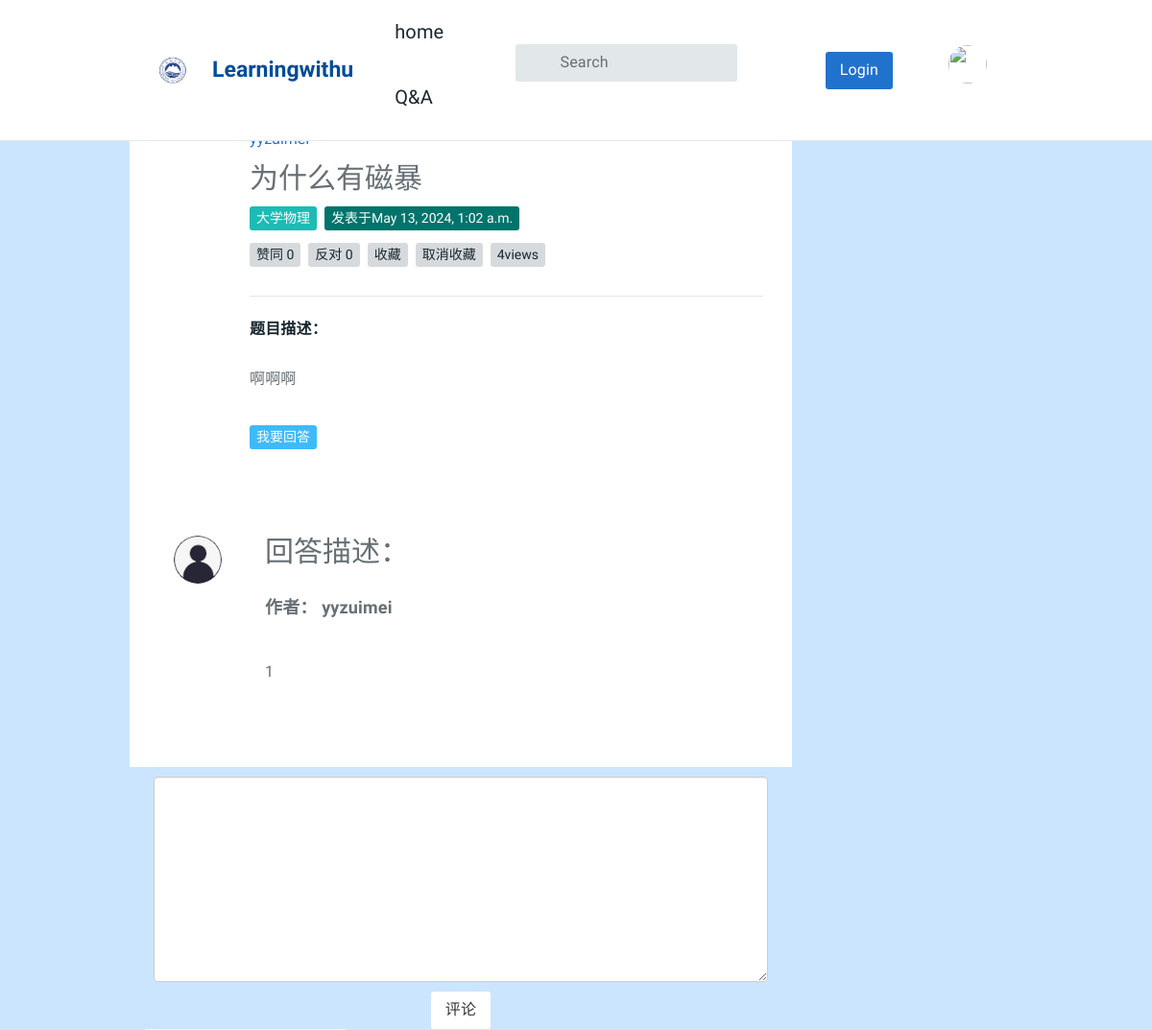
/answer/answer/comment/39/ (signed in), run on the app's committed database.
### QuestionApp/models.py (models this page shows, shortened)
class Question(models.Model):
    user = models.ForeignKey(User, verbose_name='提问者', related_name='questions',on_delete=models.CASCADE)
    questionTitle = models.CharField('问题标题', max_length=40, unique=True, blank=False)
    questionCategory = models.ForeignKey('CategoryApp.Category', verbose_name='板块名称', on_delete=models.CASCADE)
    questionDescription = models.TextField('详细描述')
    created=models.DateTimeField(default=timezone.now, verbose_name='发布日期')
    publishDate = models.DateTimeField(auto_now=True, verbose_name='更新日期')
    goodNum = models.IntegerField(default=0, verbose_name='赞数')
    badNum = models.IntegerField(default=0, verbose_name='反对数')
    grade = models.IntegerField(default=0, verbose_name='综合质量')
    collect = models.ManyToManyField(User, related_name='collect_question', verbose_name='收藏', blank=True)
    users_like = models.ManyToManyField(User, related_name="questions_like", blank=True)
    users_unlike = models.ManyToManyField(User, related_name="questions_unlike", blank=True)
    views = models.IntegerField(default=0, verbose_name="阅读次数")

### CategoryApp/models.py (models this page shows)
class Category(models.Model):
    name = models.CharField(max_length=20, unique=True, verbose_name='分组名称')
    number = models.IntegerField(unique=True, verbose_name='分组序号')
    def __str__(self):
        return self.name

### AnswerApp/models.py (models this page shows, shortened)
class AnswerModel(models.Model):
    author = models.ForeignKey(User, related_name='answers', verbose_name='回答者', on_delete=models.CASCADE)
    question = models.ForeignKey('QuestionApp.Question', related_name='answers',
                                 verbose_name='问题', on_delete=models.CASCADE)
    pub_date = models.DateTimeField(auto_now=True, verbose_name='回答时间')
    answer_text = models.TextField(verbose_name='回答内容')
    goodNum = models.IntegerField(default=0, verbose_name='赞数')
    badNum = models.IntegerField(default=0, verbose_name='反对数')
    grade = models.IntegerField(default=0, verbose_name='综合质量')
    collect = models.ManyToManyField(User, related_name='collect_answer', verbose_name='收藏')
    user_like_answer = models.ManyToManyField(User, related_name='answers_like', blank=True)
    user_unlike_answer = models.ManyToManyField(User, related_name='answers_unlike', blank=True)
    class Meta:
        ordering = ("-grade",)

### AnswerApp/views.py (the view, shortened to what this page needs)
# urls.py: path('answer/comment/<int:answer_id>/', views.comment, name='answer_comment'),
@login_required(login_url='/account/login/')
def comment(request, answer_id):
    comment_answer = get_object_or_404(AnswerModel, id=answer_id)
    if request.method == 'GET':
        comment_form = CommentForm()
        return render(request, "question/comment.html",
                      {"answer": comment_answer, "comment_form": comment_form, "question": comment_answer.question,
                       "question_2": Question.objects.all().order_by('-views', 'created', 'questionTitle')[:10]})

### AnswerApp/forms.py
class CommentForm(forms.Form):
    comment_text = forms.CharField(label='请评论：', max_length=2000, required=True,
                                   widget=forms.Textarea(attrs={"class": "form-control"}))
    class Meta:
        model = Comment
        fields = ("commenter", "pub-time", "comment_text")

### AnswerApp/templatetags/markdown_extras.py (called while the page is built)
@register.filter()
@stringfilter
def markdown(value):
    return md.markdown(value, extensions=['markdown.extensions.fenced_code'])

### templates/question/comment.html
{% extends "question/content.html" %}
{% load static %}
{% load markdown_extras %}
{% block comment %}
    <div class="tt-topic-list">
        <div class="tt-item">
            <div class="tt-single-topic">
                <div class="tt-item-info info-top">
                    <div class="tt-avater-title">
                        <h2>回答描述：</h2>
                    </div>
                </div>
                <div class="tt-item-description">
                    <div class="tt-item-header pt-noborder">
                        <div class="tt-item-info info-top">
                            <div class="tt-avatar-icon">
                                {% if answer.author.userinfo.photo %}
                                <img src="{{ answer.author.userinfo.photo | striptags }}" height="50" width="50"
                                     class="img-circle" id="my_photo" name="user_face">
                                {% else %}
                                <img name="user_face" src="{% static 'images/default.jpg' %}" height="50" width="50"
                                     class="img-circle" width="270px" id="my_photo">
                                {% endif %}
                            </div>
                        <div class="tt-avater-title">
                                <h4><strong>作者： {{ answer.author }}</strong></h4>
                            </div>
                        </div>
                    </div>
                    <div class="tt-item-description">
                         <p>{{ answer.answer_text | markdown | safe }}</p>
                    </div>
                </div>
            </div>
        </div>
    <form class="form-horizontal" action="." method="post">{% csrf_token %}
    <div class="col" style="margin-top: 10px;">
        <div class="text-left" style="margin:10px">
            {{ comment_form.comment_text }}
        </div>
        <div class="col text-center vertical-middle-sm" >
            <button type="submit" class="btn btn-default btn-lg" >评论</button>
		</div>
    </div>
    </form>
{% endblock %}

### templates/question/content.html (shortened to what this page needs)
{% extends "index.html" %}
{% load markdown_extras %}
{% load static %}
{% block content %}
<div class="col-sm-9">
    <div class="tt-single-topic-list">
        <div class="tt-item">
            <div class="tt-single-topic">
                <div class="tt-item-header">
                    <div class="tt-item-info info-top">
                        <div class="tt-avater-title">
                            <a href="#">{{ question.user }}</a>
                        </div>
                        <a href="#" class="tt-info-time">
                            <i class="tt-icon"></i>{{timezone.now}}
                        </a>
                    </div>
                    <h1 class="tt-item-title">
                        <h2>{{ question.questionTitle }}</h2>
                    </h1>
                    <div class="tt-item-tag">
                        <ul class="tt-list-badge">
                            <li><a href="#"><span class="tt-color07 tt-badge">{{ question.questionCategory }}</span></a>
                            </li>
                            <li><a href="#"><span class="tt-color09 tt-badge">发表于{{ question.created }}</span></a>
                            </li>
                        </ul>
                    </div>
                    <div class="tt-item-tag">
                        <ul class="tt-list-badge">
                            <li><a id="like-it" href="{% url 'question:like_question' id=question.id action='like'%}">
                                    <span class="tt-badge">赞同 {{ question.users_like.count }}</span></a></li>
                            <li><a id="unlike-it"
                                    href="{% url 'question:like_question' id=question.id action='unlike'%}">
                                    <span class="tt-badge">反对 {{ question.users_unlike.count }}</span></a></li>
                            <li><a href="{% url 'question:collect_question' id=question.id action='收藏' %}">
                                    <span class="tt-badge">收藏</span></a></li>
                            <li><a href="{% url 'question:cancel_collect_question' id=question.id action='取消收藏' %}">
                                    <span class="tt-badge">取消收藏</span></a></li>
                         <li><a  href="#"><span class="tt-badge"> {{ question.views }}view{{ question.views|pluralize }}
                                    </span></a></li>
                        </ul>
                    </div>
                </div>
                <div class="tt-item-description">
                    <h6 class="tt-title">题目描述：</h6>
                    <p>{{ question.questionDescription | markdown | safe }}</p>
                </div>
                <div class="tt-item-info info-bottom">
                    <div class="tt-item-tag">
                        <ul class="tt-list-badge">
                            <li><a href="{% url 'answer:answer_question' question_id=question.id%}">
                                    <span class="tt-color03 tt-badge">我要回答</span></a></li>
                        </ul>
                    </div>
                </div>
            </div>
        </div>
        {% block answer %}
        {% block comment %}{% endblock %}
        {% endblock %}
    </div>
</div>
{% endblock %}

### templates/index.html (style rules this page uses)
body { background-color: #CCE5FF; }

### templates/head.html (style rules this page uses)
body { background-color: #CCE5FF; }

### data on the page
Question: questionTitle "为什么有磁暴", questionCategory "大学物理", created "May 13, 2024, 1:02 a.m.", users_like.count "0", users_unlike.count "0", views "4", questionDescription "啊啊啊"
AnswerModel: author "yyzuimei", answer_text "1"
